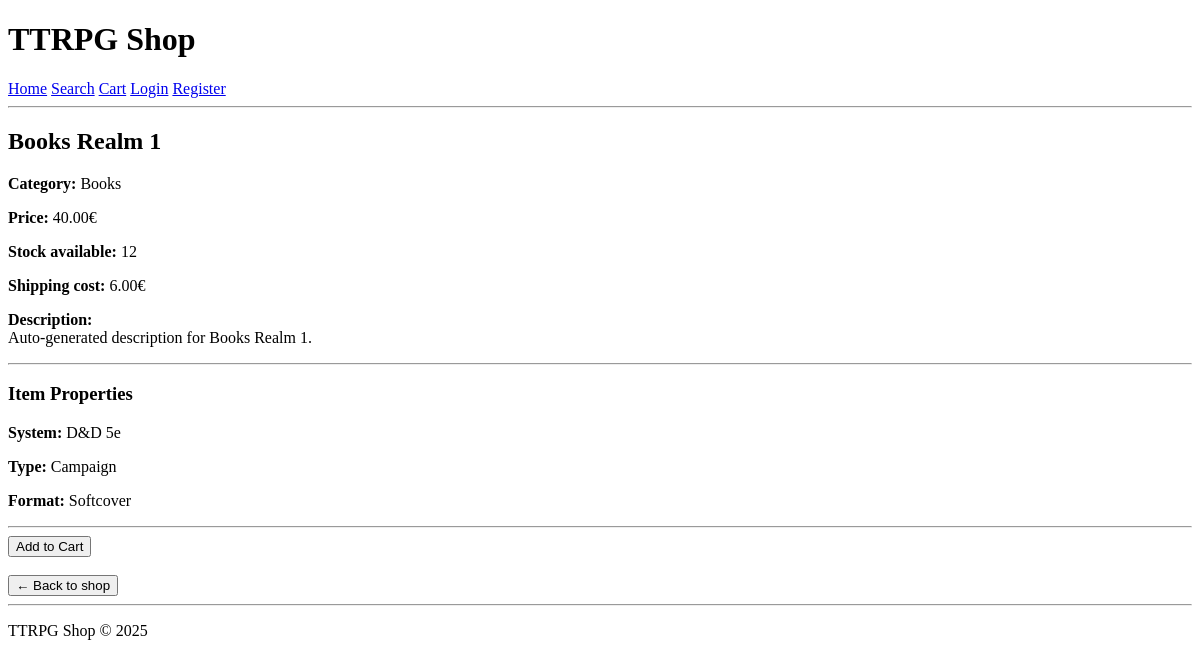
Page /item.php?id=1 on the earlier database version.
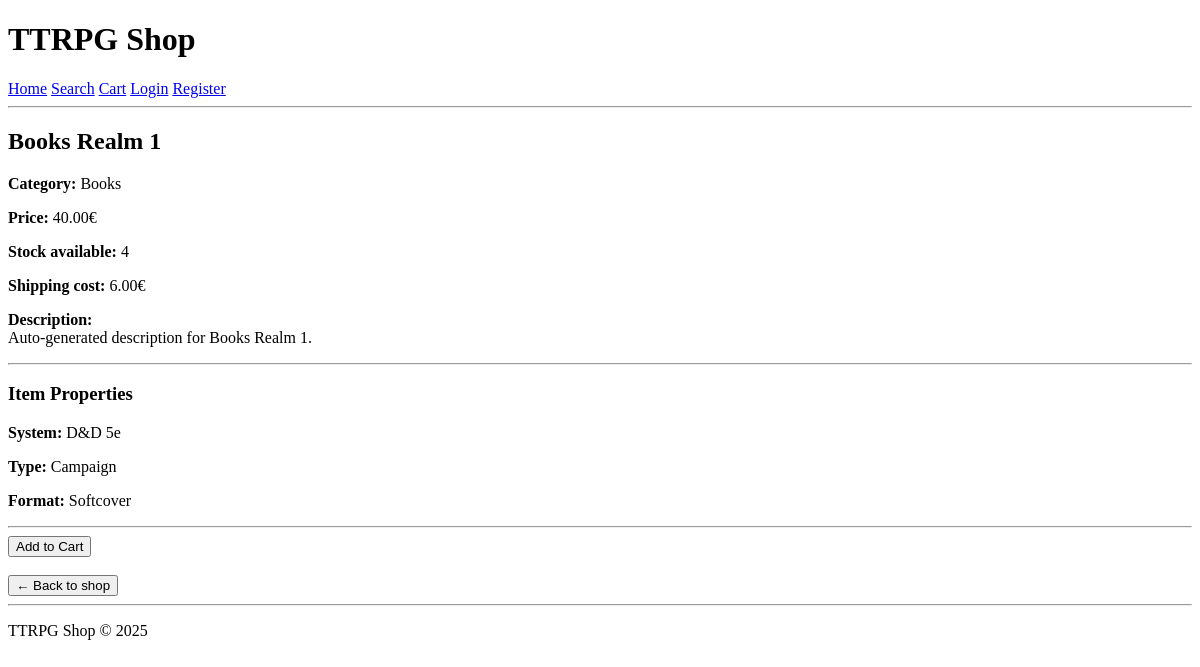
Same page on the later database version.
### tables this page shows
CREATE TABLE `items` (
  `id` int(11) NOT NULL,
  `category_id` int(11) NOT NULL,
  `name` varchar(255) NOT NULL,
  `price` decimal(10,2) NOT NULL,
  `stock` int(11) NOT NULL,
  `weight` decimal(10,2) DEFAULT NULL,
  `shipping_cost` decimal(10,2) DEFAULT NULL,
  `description` text DEFAULT NULL,
  `image_path` varchar(255) DEFAULT NULL
);

CREATE TABLE `categories` (
  `id` int(11) NOT NULL,
  `name` varchar(100) NOT NULL
);

CREATE TABLE `book_properties` (
  `item_id` int(11) NOT NULL,
  `system` varchar(100) DEFAULT NULL,
  `type` varchar(100) DEFAULT NULL,
  `format` varchar(100) DEFAULT NULL
);

### public/item.php (the view, shortened to what this page needs)
<?php
include "../includes/header.php";
include "../includes/database.php";
$id = intval($_GET['id']);
$stmt = $conn->prepare("
    SELECT items.*, categories.name AS cat_name
    FROM items
    JOIN categories ON items.category_id = categories.id
    WHERE items.id=?
");
$stmt->bind_param("i", $id);
$stmt->execute();
$item = $stmt->get_result()->fetch_assoc();
if ($item['category_id'] == 1) {
    $stmt_props = $conn->prepare("SELECT * FROM book_properties WHERE item_id=?");
}
    $stmt_props->bind_param("i", $id);
    $stmt_props->execute();
    $props = $stmt_props->get_result()->fetch_assoc();
?>
<h2><?= htmlspecialchars($item['name']) ?></h2>
<p><b>Category:</b> <?= $item['cat_name'] ?></p>
<p><b>Price:</b> <?= $item['price'] ?>€</p>
<p><b>Stock available:</b> <?= $item['stock'] ?></p>
<p><b>Shipping cost:</b> <?= $item['shipping_cost'] ?>€</p>
<p><b>Description:</b><br>
<?= nl2br(htmlspecialchars($item['description'])) ?></p>
<hr>
<h3>Item Properties</h3>
<?php if ($item['category_id'] == 1): ?>
    <p><b>System:</b> <?= htmlspecialchars($props['system']) ?></p>
    <p><b>Type:</b> <?= htmlspecialchars($props['type']) ?></p>
    <p><b>Format:</b> <?= htmlspecialchars($props['format']) ?></p>
<?php elseif ($item['category_id'] == 2): ?>
    <p><b>Material:</b> <?= htmlspecialchars($props['material']) ?></p>
    <p><b>Dice Count:</b> <?= htmlspecialchars($props['dice_count']) ?></p>
    <p><b>Theme:</b> <?= htmlspecialchars($props['theme']) ?></p>
<?php elseif ($item['category_id'] == 3): ?>
    <p><b>Size:</b> <?= htmlspecialchars($props['size']) ?></p>
    <p><b>Creature Type:</b> <?= htmlspecialchars($props['creature_type']) ?></p>
    <p><b>Material:</b> <?= htmlspecialchars($props['material']) ?></p>
<?php endif; ?>
<hr>
<?php if ($item['stock'] > 0): ?>
    <form method="post" action="cart.php">
        <button type="submit">Add to Cart</button>
    </form>
<?php else: ?>
    <p style="color:red;"><b>Out of stock</b></p>
<?php endif; ?>
<br>
<button type="button" onclick="history.back();">← Back to shop</button>
<?php include "../includes/footer.php"; ?>

### includes/header.php (shortened to what this page needs)
<!DOCTYPE html>
<html>
<head>
</head>
<body>
<header>
    <h1>TTRPG Shop</h1>
    <nav>
        <a href="index.php">Home</a>
        <?php
        if (!isset($_SESSION['user_admin']) || $_SESSION['user_admin'] != 1): ?>
            <a href="search.php">Search</a>
            <a href="cart.php">Cart</a>
        <?php endif; ?>
        <?php if (isset($_SESSION['user_id'])): ?>
            <a href="../public/logout.php">Logout</a>
        <?php else: ?>
            <a href="login.php">Login</a>
            <a href="register.php">Register</a>
        <?php endif; ?>
    </nav>
</header>
<hr>

### includes/footer.php
<hr>
<footer>
    <p>TTRPG Shop © 2025</p>
</footer>
</body>
</html>

Differences in the rows shown:
changed items "Books Realm 1": stock "12" → "4"
